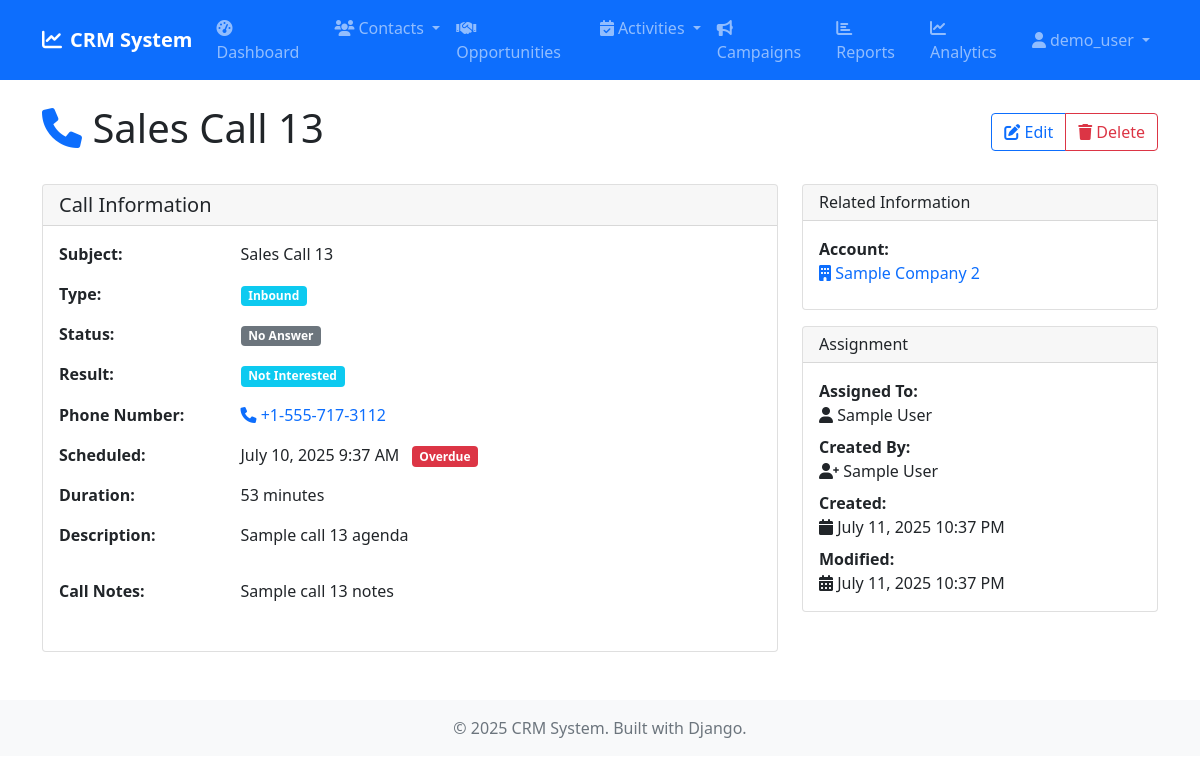
/tasks/calls/16/ (signed in), run on the app's committed database.
### tasks/models.py (models this page shows, shortened)
class Call(models.Model):
    STATUS_CHOICES = [
        ('planned', 'Planned'),
        ('in_progress', 'In Progress'),
        ('completed', 'Completed'),
        ('cancelled', 'Cancelled'),
        ('no_answer', 'No Answer'),
        ('busy', 'Busy'),
        ('left_message', 'Left Message'),
    ]
    CALL_TYPE_CHOICES = [
        ('inbound', 'Inbound'),
        ('outbound', 'Outbound'),
    ]
    CALL_RESULT_CHOICES = [
        ('interested', 'Interested'),
        ('not_interested', 'Not Interested'),
        ('callback_requested', 'Callback Requested'),
        ('voicemail', 'Voicemail'),
        ('busy', 'Busy'),
        ('no_answer', 'No Answer'),
        ('wrong_number', 'Wrong Number'),
        ('meeting_scheduled', 'Meeting Scheduled'),
        ('sale_closed', 'Sale Closed'),
    ]
    subject = models.CharField(max_length=200)
    call_type = models.CharField(max_length=10, choices=CALL_TYPE_CHOICES, default='outbound')
    status = models.CharField(max_length=15, choices=STATUS_CHOICES, default='planned')
    call_result = models.CharField(max_length=20, choices=CALL_RESULT_CHOICES, blank=True)
    phone_number = models.CharField(max_length=20)
    duration_minutes = models.PositiveIntegerField(null=True, blank=True, help_text="Duration in minutes")
    scheduled_datetime = models.DateTimeField()
    actual_start_time = models.DateTimeField(null=True, blank=True)
    actual_end_time = models.DateTimeField(null=True, blank=True)
    description = models.TextField(blank=True, help_text="Call agenda or notes")
    call_notes = models.TextField(blank=True, help_text="Notes taken during/after the call")
    related_account = models.ForeignKey('accounts.Account', on_delete=models.CASCADE, null=True, blank=True, related_name='calls')
    related_contact = models.ForeignKey('contacts.Contact', on_delete=models.CASCADE, null=True, blank=True, related_name='calls')
    related_lead = models.ForeignKey('leads.Lead', on_delete=models.CASCADE, null=True, blank=True, related_name='calls')
    related_opportunity = models.ForeignKey('opportunities.Opportunity', on_delete=models.CASCADE, null=True, blank=True, related_name='calls')
    assigned_to = models.ForeignKey(User, on_delete=models.CASCADE, related_name='assigned_calls')
    created_by = models.ForeignKey(User, on_delete=models.SET_NULL, null=True, blank=True, related_name='created_calls')
    created_at = models.DateTimeField(auto_now_add=True)
    updated_at = models.DateTimeField(auto_now=True)
    class Meta:
        ordering = ['-scheduled_datetime']
    @property
    def is_completed(self):
        return self.status == 'completed'
    @property
    def is_overdue(self):
        return self.scheduled_datetime < timezone.now() and not self.is_completed

### accounts/models.py (models this page shows, shortened)
class Account(models.Model):
    ACCOUNT_TYPES = [
        ('customer', 'Customer'),
        ('prospect', 'Prospect'),
        ('partner', 'Partner'),
        ('competitor', 'Competitor'),
        ('other', 'Other'),
    ]
    INDUSTRIES = [
        ('technology', 'Technology'),
        ('healthcare', 'Healthcare'),
        ('finance', 'Finance'),
        ('education', 'Education'),
        ('retail', 'Retail'),
        ('manufacturing', 'Manufacturing'),
        ('other', 'Other'),
    ]
    name = models.CharField(max_length=200)
    account_type = models.CharField(max_length=20, choices=ACCOUNT_TYPES, default='customer')
    industry = models.CharField(max_length=20, choices=INDUSTRIES, blank=True)
    website = models.URLField(blank=True)
    phone = models.CharField(max_length=20, blank=True)
    email = models.EmailField(blank=True)
    billing_street = models.TextField(blank=True)
    billing_city = models.CharField(max_length=100, blank=True)
    billing_state = models.CharField(max_length=100, blank=True)
    billing_postal_code = models.CharField(max_length=20, blank=True)
    billing_country = models.CharField(max_length=100, blank=True)
    shipping_street = models.TextField(blank=True)
    shipping_city = models.CharField(max_length=100, blank=True)
    shipping_state = models.CharField(max_length=100, blank=True)
    shipping_postal_code = models.CharField(max_length=20, blank=True)
    shipping_country = models.CharField(max_length=100, blank=True)
    annual_revenue = models.DecimalField(max_digits=15, decimal_places=2, null=True, blank=True)
    employees = models.IntegerField(null=True, blank=True)
    description = models.TextField(blank=True)
    assigned_to = models.ForeignKey(User, on_delete=models.SET_NULL, null=True, blank=True)
    created_by = models.ForeignKey(User, on_delete=models.SET_NULL, null=True, blank=True, related_name='created_accounts')
    created_at = models.DateTimeField(auto_now_add=True)
    updated_at = models.DateTimeField(auto_now=True)
    class Meta:
        ordering = ['name']
    def get_absolute_url(self):
        return reverse('accounts:detail', kwargs={'pk': self.pk})

### tasks/views.py (the view)
# urls.py: path('calls/<int:pk>/', views.CallDetailView.as_view(), name='call_detail'),
class CallDetailView(LoginRequiredMixin, DetailView):
    model = Call
    template_name = 'tasks/call_detail.html'
    context_object_name = 'call'

### templates/tasks/call_detail.html (shortened to what this page needs)
{% extends 'base.html' %}
{% block content %}
<div class="d-flex justify-content-between align-items-center mb-4">
    <h1><i class="fas fa-phone text-primary"></i> {{ call.subject }}</h1>
    <div class="btn-group" role="group">
        <a href="{% url 'tasks:call_edit' call.pk %}" class="btn btn-outline-primary">
            <i class="fas fa-edit"></i> Edit
        </a>
        <a href="{% url 'tasks:call_delete' call.pk %}" class="btn btn-outline-danger">
            <i class="fas fa-trash"></i> Delete
        </a>
    </div>
</div>
<div class="row">
    <div class="col-md-8">
        <div class="card">
            <div class="card-header">
                <h5 class="card-title mb-0">Call Information</h5>
            </div>
            <div class="card-body">
                <div class="row mb-3">
                    <div class="col-sm-3">
                        <strong>Subject:</strong>
                    </div>
                    <div class="col-sm-9">
                        {{ call.subject }}
                    </div>
                </div>
                <div class="row mb-3">
                    <div class="col-sm-3">
                        <strong>Type:</strong>
                    </div>
                    <div class="col-sm-9">
                        <span class="badge {% if call.call_type == 'inbound' %}bg-info{% else %}bg-primary{% endif %}">
                            {{ call.get_call_type_display }}
                        </span>
                    </div>
                </div>
                <div class="row mb-3">
                    <div class="col-sm-3">
                        <strong>Status:</strong>
                    </div>
                    <div class="col-sm-9">
                        <span class="badge
                            {% if call.status == 'completed' %}bg-success
                            {% elif call.status == 'in_progress' %}bg-warning
                            {% elif call.status == 'cancelled' %}bg-danger
                            {% else %}bg-secondary{% endif %}">
                            {{ call.get_status_display }}
                        </span>
                    </div>
                </div>
                {% if call.call_result %}
                <div class="row mb-3">
                    <div class="col-sm-3">
                        <strong>Result:</strong>
                    </div>
                    <div class="col-sm-9">
                        <span class="badge bg-info">{{ call.get_call_result_display }}</span>
                    </div>
                </div>
                {% endif %}
                <div class="row mb-3">
                    <div class="col-sm-3">
                        <strong>Phone Number:</strong>
                    </div>
                    <div class="col-sm-9">
                        <a href="tel:{{ call.phone_number }}" class="text-decoration-none">
                            <i class="fas fa-phone"></i> {{ call.phone_number }}
                        </a>
                    </div>
                </div>
                <div class="row mb-3">
                    <div class="col-sm-3">
                        <strong>Scheduled:</strong>
                    </div>
                    <div class="col-sm-9">
                        {{ call.scheduled_datetime|date:"F d, Y g:i A" }}
                        {% if call.is_overdue %}
                            <span class="badge bg-danger ms-2">Overdue</span>
                        {% endif %}
                    </div>
                </div>
                {% if call.duration_minutes %}
                <div class="row mb-3">
                    <div class="col-sm-3">
                        <strong>Duration:</strong>
                    </div>
                    <div class="col-sm-9">
                        {{ call.duration_minutes }} minutes
                    </div>
                </div>
                {% endif %}
                {% if call.description %}
                <div class="row mb-3">
                    <div class="col-sm-3">
                        <strong>Description:</strong>
                    </div>
                    <div class="col-sm-9">
                        {{ call.description|linebreaks }}
                    </div>
                </div>
                {% endif %}
                {% if call.call_notes %}
                <div class="row mb-3">
                    <div class="col-sm-3">
                        <strong>Call Notes:</strong>
                    </div>
                    <div class="col-sm-9">
                        {{ call.call_notes|linebreaks }}
                    </div>
                </div>
                {% endif %}
            </div>
        </div>
    </div>
    <div class="col-md-4">
        <div class="card mb-3">
            <div class="card-header">
                <h6 class="card-title mb-0">Related Information</h6>
            </div>
            <div class="card-body">
                {% if call.related_account %}
                <div class="mb-2">
                    <strong>Account:</strong><br>
                    <a href="{{ call.related_account.get_absolute_url }}" class="text-decoration-none">
                        <i class="fas fa-building"></i> {{ call.related_account.name }}
                    </a>
                </div>
                {% endif %}
            </div>
        </div>
        <div class="card">
            <div class="card-header">
                <h6 class="card-title mb-0">Assignment</h6>
            </div>
            <div class="card-body">
                <div class="mb-2">
                    <strong>Assigned To:</strong><br>
                    <i class="fas fa-user"></i> {{ call.assigned_to.get_full_name|default:call.assigned_to.username }}
                </div>
                {% if call.created_by %}
                <div class="mb-2">
                    <strong>Created By:</strong><br>
                    <i class="fas fa-user-plus"></i> {{ call.created_by.get_full_name|default:call.created_by.username }}
                </div>
                {% endif %}
                <div class="mb-2">
                    <strong>Created:</strong><br>
                    <i class="fas fa-calendar"></i> {{ call.created_at|date:"F d, Y g:i A" }}
                </div>
                <div>
                    <strong>Modified:</strong><br>
                    <i class="fas fa-calendar-alt"></i> {{ call.updated_at|date:"F d, Y g:i A" }}
                </div>
            </div>
        </div>
    </div>
</div>
{% endblock %}

### templates/base.html (shortened to what this page needs)
<!DOCTYPE html>
<html lang="en">
<head>
    <link href="https://cdn.jsdelivr.net/npm/bootstrap@5.1.3/dist/css/bootstrap.min.css" rel="stylesheet">
    <link href="https://cdnjs.cloudflare.com/ajax/libs/font-awesome/6.0.0/css/all.min.css" rel="stylesheet">
    {% load static %}
    <link href="{% static 'css/custom.css' %}" rel="stylesheet">
</head>
<body>
    <nav class="navbar navbar-expand-lg navbar-dark bg-primary">
        <div class="container">
            <a class="navbar-brand" href="{% url 'dashboard:home' %}">
                <i class="fas fa-chart-line me-2"></i>CRM System
            </a>
            {% if user.is_authenticated %}
            <div class="collapse navbar-collapse" id="navbarNav">
                <ul class="navbar-nav me-auto">
                    <li class="nav-item">
                        <a class="nav-link" href="{% url 'dashboard:home' %}">
                            <i class="fas fa-tachometer-alt me-1"></i>Dashboard
                        </a>
                    </li>
                    <li class="nav-item dropdown">
                        <a class="nav-link dropdown-toggle" href="#" role="button" data-bs-toggle="dropdown">
                            <i class="fas fa-users me-1"></i>Contacts
                        </a>
                    </li>
                    <li class="nav-item">
                        <a class="nav-link" href="{% url 'opportunities:list' %}">
                            <i class="fas fa-handshake me-1"></i>Opportunities
                        </a>
                    </li>
                    <li class="nav-item dropdown">
                        <a class="nav-link dropdown-toggle" href="#" role="button" data-bs-toggle="dropdown">
                            <i class="fas fa-calendar-check me-1"></i>Activities
                        </a>
                    </li>
                    <li class="nav-item">
                        <a class="nav-link" href="{% url 'campaigns:list' %}">
                            <i class="fas fa-bullhorn me-1"></i>Campaigns
                        </a>
                    </li>
                    <li class="nav-item">
                        <a class="nav-link" href="{% url 'dashboard:reports' %}">
                            <i class="fas fa-chart-bar me-1"></i>Reports
                        </a>
                    </li>
                    <li class="nav-item">
                        <a class="nav-link" href="{% url 'dashboard:analytics' %}">
                            <i class="fas fa-chart-line me-1"></i>Analytics
                        </a>
                    </li>
                </ul>
                <ul class="navbar-nav">
                    <li class="nav-item dropdown">
                        <a class="nav-link dropdown-toggle" href="#" role="button" data-bs-toggle="dropdown">
                            <i class="fas fa-user me-1"></i>{{ user.username }}
                        </a>
                    </li>
                </ul>
            </div>
            {% endif %}
        </div>
    </nav>
    <main class="container my-4">
        {% block content %}
        {% endblock %}
    </main>
    <footer class="bg-light text-center py-3 mt-5">
        <div class="container">
            <p class="text-muted mb-0">&copy; 2025 CRM System. Built with Django.</p>
        </div>
    </footer>
</body>
</html>

### static/css/custom.css (style rules this page uses)
.navbar-brand { font-weight: bold; }

### data on the page
Call: subject "Sales Call 13", call_type "Inbound", status "No Answer", call_result "Not Interested", phone_number "+1-555-717-3112", scheduled_datetime "July 10, 2025 9:37 AM", duration_minutes "53", description "Sample call 13 agenda", call_notes "Sample call 13 notes", related_account.name "Sample Company 2", assigned_to.get_full_name "Sample User", created_by.get_full_name "Sample User", created_at "July 11, 2025 10:37 PM", updated_at "July 11, 2025 10:37 PM"

### other printed values
{{ user.username }} "demo_user"
